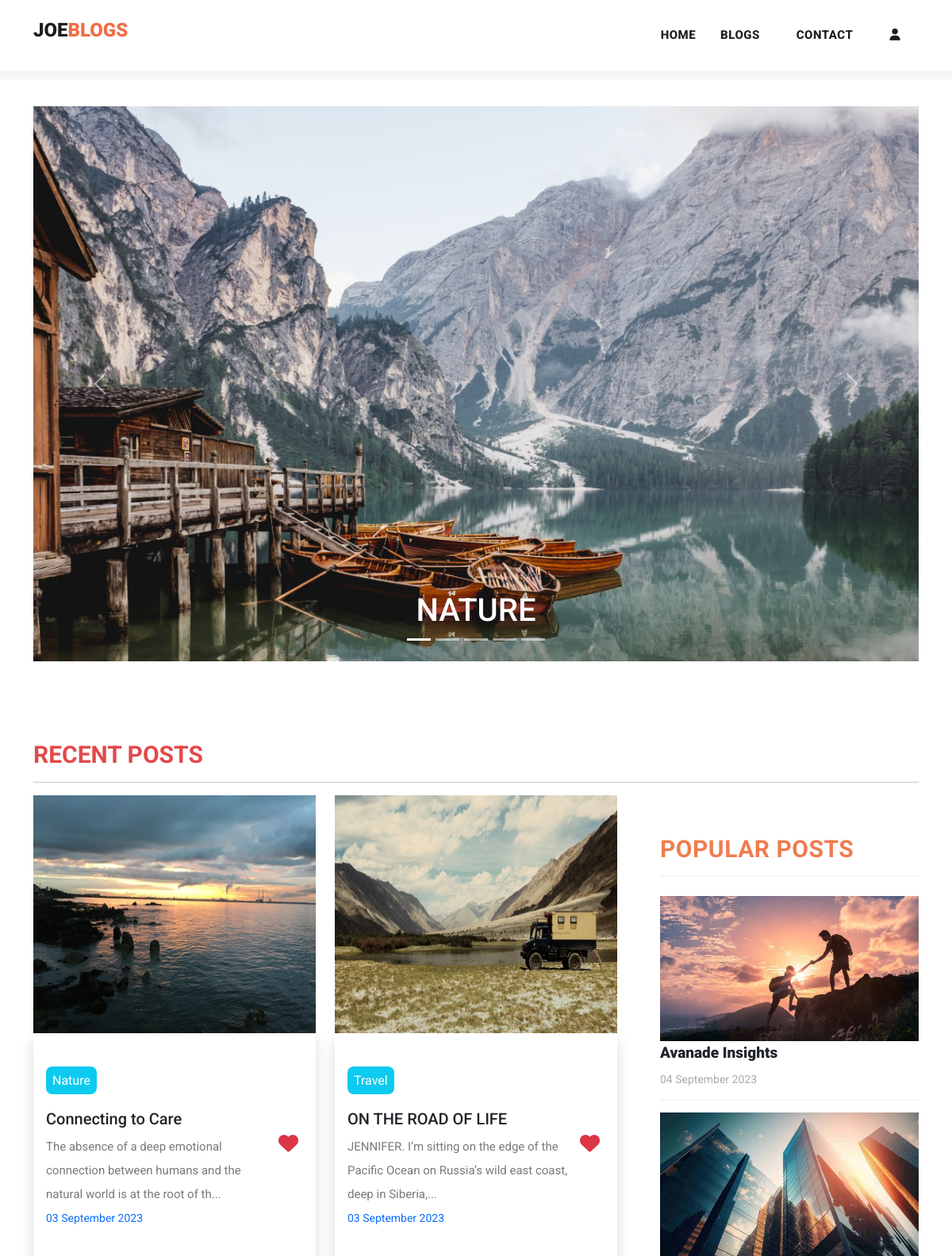
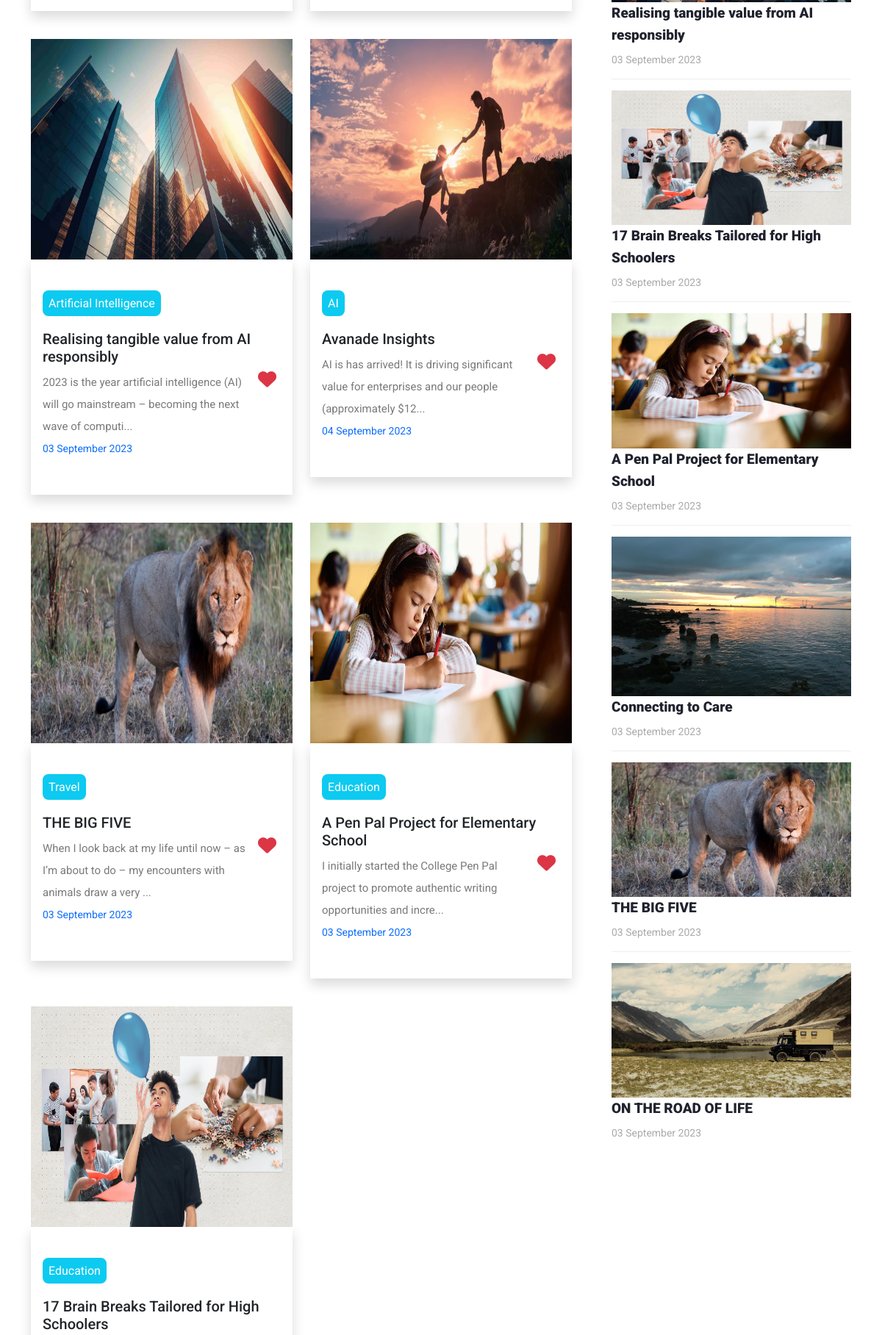
The page / (upper part) on the database its author committed (2 pictures, top to bottom).
### myapp/models.py (models this page shows, shortened)
class Post(models.Model):
    postname = models.CharField(max_length=600)
    category = models.CharField(max_length=600)
    image = models.ImageField(upload_to='images/posts',blank=True,null=True)
    content = models.CharField(max_length=100000)
    time = models.CharField(default=time,max_length=100, blank=True)
    likes = models.IntegerField(null=True,blank=True,default=0)
    user = models.ForeignKey(User,on_delete=models.CASCADE)

### myapp/views.py (the view)
# urls.py: path("",views.index,name="index"),
def index(request):
    return render(request,"index.html",{
        'posts':Post.objects.filter(user_id=request.user.id).order_by("id").reverse(),
        'top_posts':Post.objects.all().order_by("-likes"),
        'recent_posts':Post.objects.all().order_by("-id"),
        'user':request.user,
        'media_url':settings.MEDIA_URL
    })

### templates/index.html (shortened to what this page needs)
{% load static %}
<!DOCTYPE html>
<html lang="en">
<head>
  <link href="https://cdn.jsdelivr.net/npm/bootstrap@5.3.0-alpha3/dist/css/bootstrap.min.css" rel="stylesheet"
>
  <link href="{% static 'vendor/bootstrap/css/bootstrap.min.css' %}" rel="stylesheet">
  <link href="https://cdn.jsdelivr.net/npm/bootstrap@5.3.1/dist/css/bootstrap.min.css" rel="stylesheet"
>
</head>
<link rel="stylesheet" href="{% static 'assets/css/fontawesome.css' %}">
<link rel="stylesheet" href="https://cdnjs.cloudflare.com/ajax/libs/font-awesome/6.4.2/css/all.min.css">
<link rel="stylesheet" href="{% static 'assets/css/templatemo-stand-blog.css' %}">
<link rel="stylesheet" href="{% static 'assets/css/owl.css' %}">
<link rel="stylesheet" href="{% static 'assets/css/styles.css' %}">
</head>
<body>
  {%include 'header.html'%}
  <div class="container mt-5 carousel">
    <div id="carouselExampleCaptions" class="carousel slide">
      <div class="carousel-indicators">
        <button type="button" data-bs-target="#carouselExampleCaptions" data-bs-slide-to="0" class="active"
          aria-current="true" aria-label="Slide 1"></button>
        <button type="button" data-bs-target="#carouselExampleCaptions" data-bs-slide-to="1"
          aria-label="Slide 2"></button>
        <button type="button" data-bs-target="#carouselExampleCaptions" data-bs-slide-to="2"
          aria-label="Slide 3"></button>
        <button type="button" data-bs-target="#carouselExampleCaptions" data-bs-slide-to="3"
          aria-label="Slide 4"></button>
        <button type="button" data-bs-target="#carouselExampleCaptions" data-bs-slide-to="4"
          aria-label="Slide 5"></button>
      </div>
      <div class="carousel-inner">
        <div class="carousel-item active">
          <img src="{% static 'assets/images/nature.jpg' %}" alt="image1">
          <div class="carousel-caption ">
            <h1>NATURE</h1>
          </div>
        </div>
      </div>
      <button class="carousel-control-prev" type="button" data-bs-target="#carouselExampleCaptions"
        data-bs-slide="prev">
        <span class="carousel-control-prev-icon" aria-hidden="true"></span>
      </button>
      <button class="carousel-control-next" type="button" data-bs-target="#carouselExampleCaptions"
        data-bs-slide="next">
        <span class="carousel-control-next-icon" aria-hidden="true"></span>
      </button>
    </div>
  </div>
  <section class="blog-posts">
    <div class="container">
      <h3 class="mb-2" style="color: rgb(227, 73, 73); font-size: 30px; font-weight: bold;">RECENT POSTS</h3>
      <hr>
      <div class=" row">
        <div class="col-lg-8">
          <div class="all-blog-posts">
            <div class="row">
              {% for post in top_posts|slice:"0:7" %}
              <div class="col col-lg-6 col-12 pb-2 blog-post ">
                <img src="{{media_url}}{{post.image}}" alt="" class="img-fluid" width="100%">
                <div class="px-3 py-5 shadow">
                  <a href="{% url 'post' post.id %}" class="text-decoration-none text-dark mb-3">
                    <span class="text-white bg-info text-center rounded-3 mt-5"
                      style="padding: 8px;">{{post.category}}</span>
                    <h5 class="mt-4">{{post.postname}}</h5>
                  </a>
                  <form method="post" action="{% url 'increaselikes' post.id %}">
                    <button class="float-right small" type="submit"
                      style="border: none; background: transparent; font-size: 25px;"><i
                        class="fa fa-heart text-danger"></i></button>
                  </form>
                  <p class="mt-2">{{post.content|slice:"0:100"}}...</p>
                  <p class="small text-primary">{{post.time}} </p>
                </div>
              </div>
              {% endfor %}
            </div>
          </div>
        </div>
        <div class="col-lg-4">
          <div class="sidebar">
            <div class="row">
              <div class="col-lg-12">
                <div class="sidebar-item recent-posts">
                  <div class="sidebar-heading">
                    <h2 style="color: rgb(240, 124, 78); font-size: 30px; font-weight: bold;">Popular Posts</h2>
                  </div>
                  <div class="content">
                    <ul>
                      {% for post in recent_posts|slice:"0:" %}
                      <li>
                        <img src="{{media_url}}{{post.image}}" class="img-fluid" alt="" width="100%">
                        <a href="post-details.html">
                          <a href="{% url 'post' post.id %}" class="text-decoration-none text-dark">
                            <h5>{{post.postname}}</h5>
                          </a>
                          <span>{{post.time}}</span>
                        </a>
                      </li>
                      {% endfor %}
                    </ul>
                  </div>
                </div>
              </div>
            </div>
          </div>
        </div>
      </div>
    </div>
  </section>
</body>
</html>

### static/assets/css/templatemo-stand-blog.css (style rules this page uses)
body { font-family: 'Roboto', sans-serif; overflow-x: hidden; text-rendering: optimizeLegibility; -webkit-font-smoothing: antialiased; -moz-osx-font-smoothing: grayscale; }
p { margin-bottom: 0px; font-size: 15px; font-weight: 400; color: #7a7a7a; line-height: 30px; }
a { text-decoration: none!important; }
ul { padding: 0; margin: 0; list-style: none; }
h1,h2,h3,h4,h5,h6 { margin: 0px; }
.blog-posts { margin-top: 100px; }
.blog-posts .blog-post { margin-bottom: 30px; }
.blog-posts .sidebar-heading h2 { font-size: 18px; text-transform: uppercase; font-weight: 900; letter-spacing: 0.5px; color: #20232e; border-bottom: 1px solid #eee; padding-bottom: 15px; margin-bottom: 25px; }
.sidebar { margin-left: 30px; }
.sidebar .sidebar-item { margin-top: 50px; }
.sidebar .sidebar-heading h2 { font-size: 18px; text-transform: uppercase; font-weight: 900; letter-spacing: 0.5px; color: #20232e; border-bottom: 1px solid #eee; padding-bottom: 15px; margin-bottom: 25px; }
.sidebar .recent-posts ul li { margin-bottom: 15px; padding-bottom: 15px; border-bottom: 1px solid #eee; }
.sidebar .recent-posts ul li:last-child { margin-bottom: 0px; padding-bottom: 0px; border-bottom: none; }
.sidebar .recent-posts ul li h5 { font-size: 19px; font-weight: 900; color: #20232e; line-height: 30px; transition: all 0.3s; }
.sidebar .recent-posts ul li span { display: block; font-size: 14px; color: #aaa; margin-top: 8px; }

### static/assets/css/styles.css (style rules this page uses)
.carousel img { width: 100%; height: 700px; }
.blog-posts .blog-post img, .blog-post img { height: 300px; }

### templates/footer.html (style rules this page uses)
li { text-decoration: none; text-align: left; }
li a { color: rgb(153, 147, 147); }

### rows shown on the page
Post: image (picture), category "Nature", postname "Connecting to Care", content "The absence of a deep emotional connection between humans and the natural world is at the root of th", time "03 September 2023"
Post: image (picture), category "Travel", postname "ON THE ROAD OF LIFE", content "JENNIFER. I’m sitting on the edge of the Pacific Ocean on Russia’s wild east coast, deep in Siberia,", time "03 September 2023"
Post: image (picture), category "Artificial Intelligence", postname "Realising tangible value from AI responsibly", content "2023 is the year artificial intelligence (AI) will go mainstream – becoming the next wave of computi", time "03 September 2023"
Post: image (picture), category "AI", postname "Avanade Insights", content "AI is has arrived! It is driving significant value for enterprises and our people (approximately $12", time "04 September 2023"
Post: image (picture), category "Travel", postname "THE BIG FIVE", content "When I look back at my life until now – as I’m about to do – my encounters with animals draw a very", time "03 September 2023"
Post: image (picture), category "Education", postname "A Pen Pal Project for Elementary School", content "I initially started the College Pen Pal project to promote authentic writing opportunities and incre", time "03 September 2023"
Post: image (picture), category "Education", postname "17 Brain Breaks Tailored for High Schoolers", time "03 September 2023"
